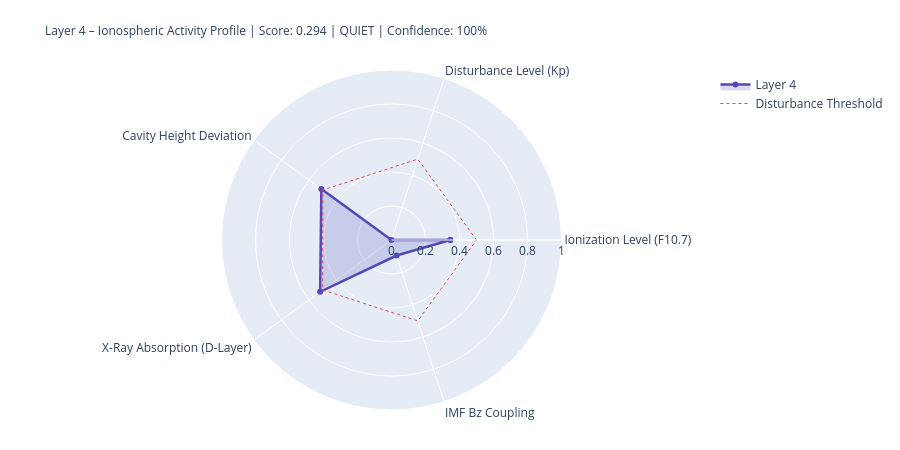

Notebook code cell kept with this figure:
### Markdown cell above
---
## 4. State Assessment & Handoff to Layer 5

### Code cell
# ============================================================
# LAYER-4-SCORE
# ============================================================

COMPONENTS = {
    'Ionization Level (F10.7)':    {'score': ioniz,       'source': 'primary' if f107_now else 'from_layer0', 'dynamic': True},
    'Disturbance Level (Kp)':          {'score': disturb,     'source': 'primary' if kp_now   else 'from_layer0', 'dynamic': True},
    'Cavity Height Deviation':    {'score': h_dev,       'source': 'derived',                                'dynamic': True},
    'X-Ray Absorption (D-Layer)':{'score': xray_ioniz,  'source': 'primary' if xray_now else 'missing',     'dynamic': True},
    'IMF Bz Coupling':             {'score': bz_coupling, 'source': 'primary' if bz_now   else 'from_layer0', 'dynamic': True},
}

available    = {k: v['score'] for k, v in COMPONENTS.items() if v['score'] is not None}
unavailable  = [k for k, v in COMPONENTS.items() if v['score'] is None]
layer4_score = round(sum(available.values()) / len(available), 4) if available else None
confidence   = round(len(available) / len(COMPONENTS), 2)
level = ('unknown' if layer4_score is None
         else 'quiet'   if layer4_score < 0.3
         else 'moderate' if layer4_score < 0.6
         else 'active')
dominant_l4 = max(available, key=available.get) if available else 'none'

# Resonance delta for Schumann SR-1
sr1_ref = schumann_freq(1, 80.0)
sr1_now = schumann_freq(1, h_eff)
sr1_delta_mhz = (sr1_now - sr1_ref) * 1000

# Propagation conditions
prop_cond = ('disturbed'   if kp_val > 4
             else 'unsettled' if kp_val > 2
             else 'normal')
if xray_class in ['X', 'M']:
    prop_cond = 'Radio-Blackout moeglich'

W = 68
print('=' * W)
print('LAYER 4 – IONOSPHERE – STATE ASSESSMENT')
print('=' * W)
for name, comp in COMPONENTS.items():
    s = comp['score']
    if s is not None:
        bar = '█' * int(s * 20) + '░' * (20 - int(s * 20))
        print(f'  {name:<36} {bar}  {s:.3f}  [{comp["source"]}]')
    else:
        print(f'  {name:<36} {"─" * 20}  n/a   [missing]')
print('-' * W)
print(f'  Score:          {layer4_score:.3f}  ({len(available)}/{len(COMPONENTS)} components)')
print(f'  Confidence:     {confidence:.0%}')
print(f'  Level:          {level.upper()}')
print(f'  Dominant:       {dominant_l4}')
print(f'  Cavity height:  {h_eff:.1f} km  (Ref: 80.0 km)')
print(f'  SR-1:           {sr1_now:.3f} Hz  (Δ {sr1_delta_mhz:+.1f} mHz vs. ref)')
print(f'  Propagation:    {prop_cond}')
print(f'  X-Ray:          {xray_class}-class  ({xray_now:.2e} W/m²)' if xray_now else '  X-Ray:          n/a')
print('=' * W)

# Radar
cats   = list(available.keys())
vals_r = list(available.values())
if len(cats) >= 3:
    fig = go.Figure()
    fig.add_trace(go.Scatterpolar(
        r=vals_r + [vals_r[0]], theta=cats + [cats[0]],
        fill='toself', fillcolor='rgba(83,74,183,0.20)',
        line=dict(color='#534AB7', width=2.5), name='Layer 4'
    ))
    fig.add_trace(go.Scatterpolar(
        r=[0.5] * (len(cats)+1), theta=cats + [cats[0]],
        line=dict(color='#E24B4A', dash='dot', width=1),
        mode='lines', name='Disturbance Threshold'
    ))
    fig.update_layout(
        title=dict(
            text=f'Layer 4 – Ionospheric Activity Profile | Score: {layer4_score:.3f} | {level.upper()} | Confidence: {confidence:.0%}',
            font=dict(size=12)
        ),
        polar=dict(radialaxis=dict(visible=True, range=[0, 1])),
        height=450, showlegend=True,
        margin=dict(l=80, r=80, t=70, b=40)
    )
    fig.show()

### Figure 1 — Plotly figure (JSON) as saved in the notebook; plotly's stock layout.template omitted (floating-point values rounded to 4 significant figures)
{"data": [{"fill": "toself", "fillcolor": "rgba(83,74,183,0.20)", "line": {"color": "#534AB7", "width": 2.5}, "name": "Layer 4", "r": [0.346, 0.0, 0.51, 0.519, 0.096, 0.346], "theta": ["Ionization Level (F10.7)", "Disturbance Level (Kp)", "Cavity Height Deviation", "X-Ray Absorption (D-Layer)", "IMF Bz Coupling", "Ionization Level (F10.7)"], "type": "scatterpolar"}, {"line": {"color": "#E24B4A", "dash": "dot", "width": 1}, "mode": "lines", "name": "Disturbance Threshold", "r": [0.5, 0.5, 0.5, 0.5, 0.5, 0.5], "theta": ["Ionization Level (F10.7)", "Disturbance Level (Kp)", "Cavity Height Deviation", "X-Ray Absorption (D-Layer)", "IMF Bz Coupling", "Ionization Level (F10.7)"], "type": "scatterpolar"}], "layout": {"height": 450, "margin": {"b": 40, "l": 80, "r": 80, "t": 70}, "polar": {"radialaxis": {"range": [0, 1], "visible": true}}, "showlegend": true, "title": {"font": {"size": 12}, "text": "Layer 4 – Ionospheric Activity Profile | Score: 0.294 | QUIET | Confidence: 100%"}}}
